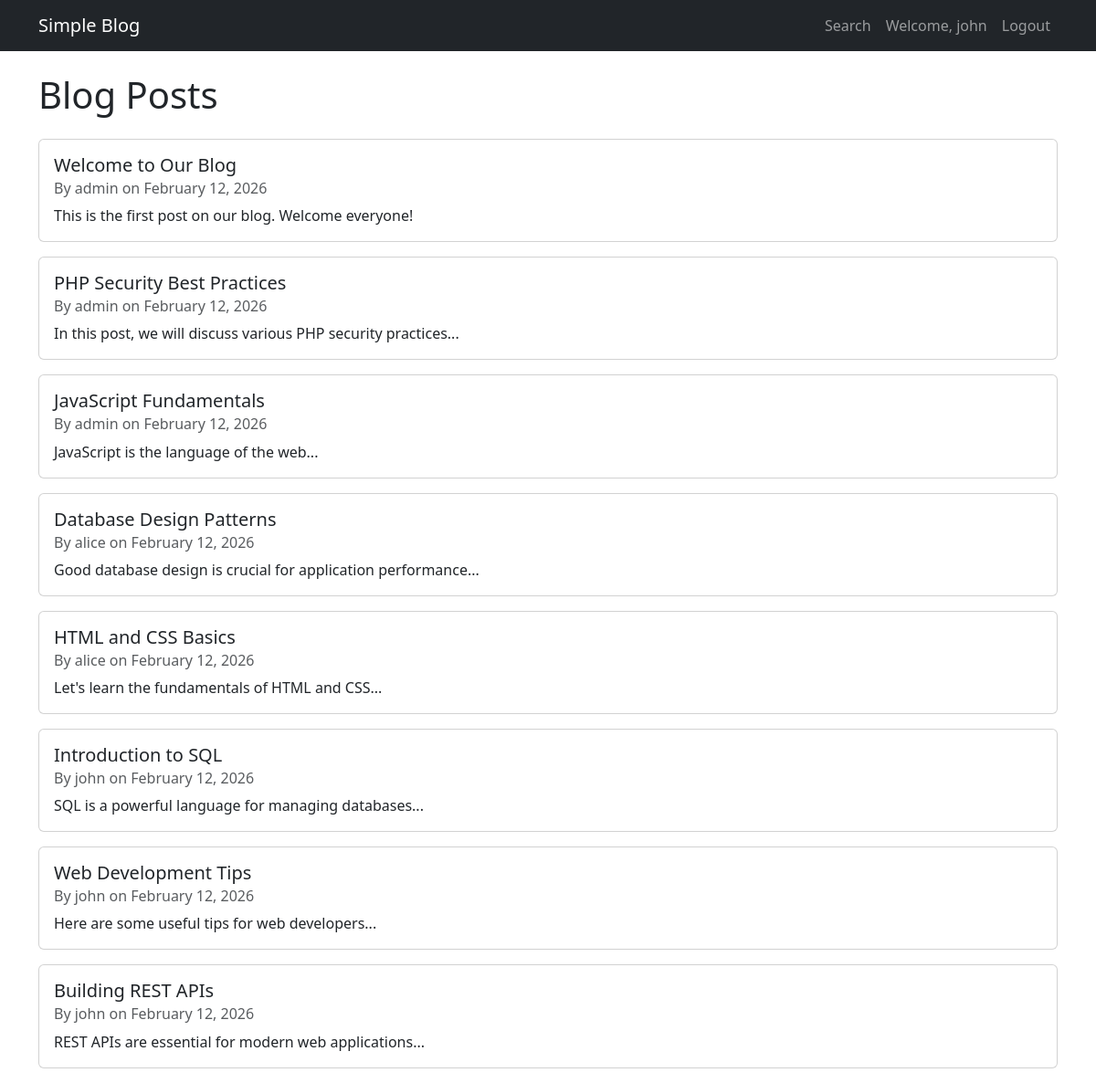
Page /index.php (signed in) on the committed database.
### tables this page shows
CREATE TABLE IF NOT EXISTS posts (
    id INT AUTO_INCREMENT PRIMARY KEY,
    title VARCHAR(200) NOT NULL,
    content TEXT NOT NULL,
    author_id INT NOT NULL,
    created_at TIMESTAMP DEFAULT CURRENT_TIMESTAMP,
    FOREIGN KEY (author_id) REFERENCES users(id)
);

CREATE TABLE IF NOT EXISTS users (
    id INT AUTO_INCREMENT PRIMARY KEY,
    username VARCHAR(50) NOT NULL UNIQUE,
    password VARCHAR(255) NOT NULL,
    email VARCHAR(100) NOT NULL,
    created_at TIMESTAMP DEFAULT CURRENT_TIMESTAMP
);

### src/index.php (the view, shortened to what this page needs)
<?php
$conn = getConnection();
$sql = "SELECT p.*, u.username FROM posts p JOIN users u ON p.author_id = u.id ORDER BY p.created_at DESC";
$result = $conn->query($sql);
?>
<!DOCTYPE html>
<html lang="en">
<head>
    <link href="https://cdn.jsdelivr.net/npm/bootstrap@5.3.0/dist/css/bootstrap.min.css" rel="stylesheet">
</head>
<body>
    <nav class="navbar navbar-expand-lg navbar-dark bg-dark">
        <div class="container">
            <a class="navbar-brand" href="index.php">Simple Blog</a>
            <div class="navbar-nav ms-auto">
                <a class="nav-link" href="search.php">Search</a>
                <?php if (isset($_SESSION['user_id'])): ?>
                    <span class="nav-link">Welcome, <?php echo htmlspecialchars($_SESSION['username']); ?></span>
                    <a class="nav-link" href="logout.php">Logout</a>
                <?php else: ?>
                    <a class="nav-link" href="login.php">Login</a>
                <?php endif; ?>
            </div>
        </div>
    </nav>
    <div class="container mt-4">
        <h1 class="mb-4">Blog Posts</h1>
        <?php if ($result && $result->num_rows > 0): ?>
            <?php while($post = $result->fetch_assoc()): ?>
                <div class="card mb-3">
                    <div class="card-body">
                        <h5 class="card-title"><?php echo htmlspecialchars($post['title']); ?></h5>
                        <h6 class="card-subtitle mb-2 text-muted">
                            By <?php echo htmlspecialchars($post['username']); ?>
                            on <?php echo date('F j, Y', strtotime($post['created_at'])); ?>
                        </h6>
                        <p class="card-text"><?php echo htmlspecialchars($post['content']); ?></p>
                    </div>
                </div>
            <?php endwhile; ?>
        <?php else: ?>
            <p>No posts found.</p>
        <?php endif; ?>
    </div>
</body>
</html>

### rows in the picture
posts: title "Welcome to Our Blog", author.username "admin", created_at "February 12, 2026", content "This is the first post on our blog. Welcome everyone!"
posts: title "PHP Security Best Practices", author.username "admin", created_at "February 12, 2026", content "In this post, we will discuss various PHP security practices..."
posts: title "JavaScript Fundamentals", author.username "admin", created_at "February 12, 2026", content "JavaScript is the language of the web..."
posts: title "Database Design Patterns", author.username "alice", created_at "February 12, 2026", content "Good database design is crucial for application performance..."
posts: title "HTML and CSS Basics", author.username "alice", created_at "February 12, 2026", content "Let's learn the fundamentals of HTML and CSS..."
posts: title "Introduction to SQL", author.username "john", created_at "February 12, 2026", content "SQL is a powerful language for managing databases..."
posts: title "Web Development Tips", author.username "john", created_at "February 12, 2026", content "Here are some useful tips for web developers..."
posts: title "Building REST APIs", author.username "john", created_at "February 12, 2026", content "REST APIs are essential for modern web applications..."

### other values in the picture
$_SESSION['username'] "john"
